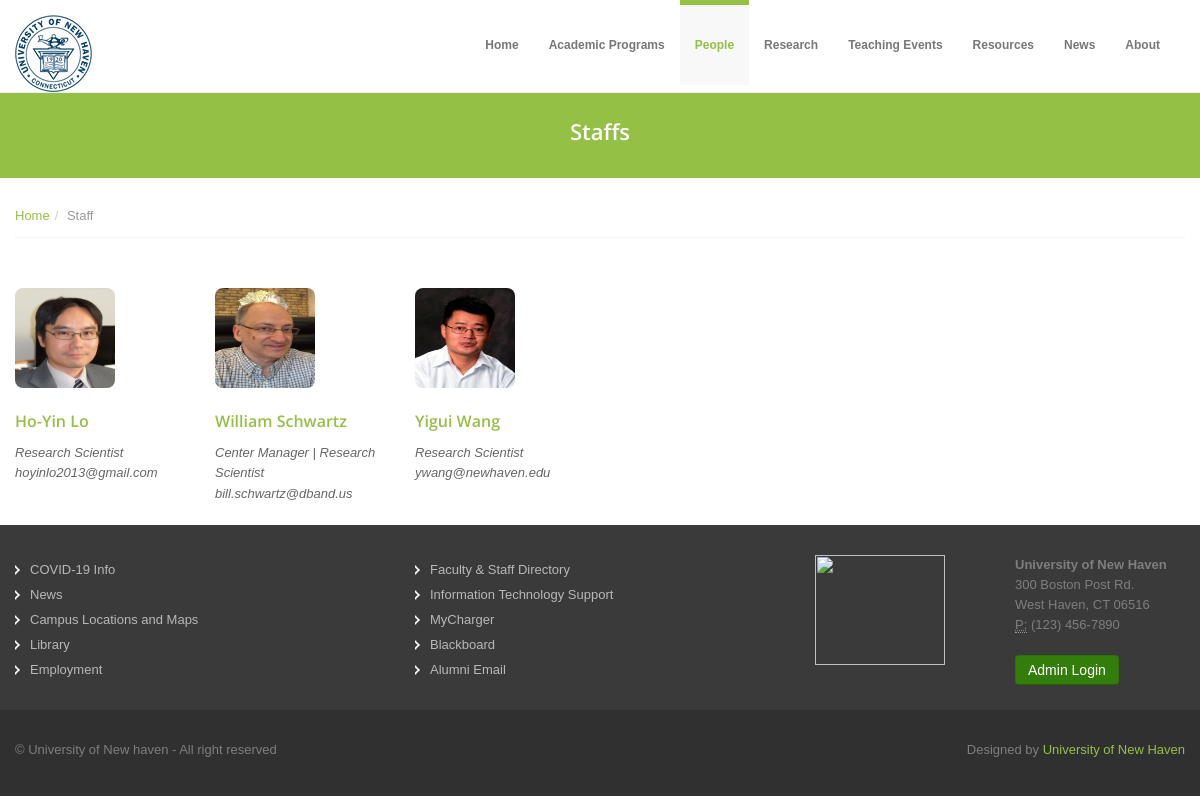
The app's page /people/staff/ with its own data.
### peopleApp/models.py (models this page shows, shortened)
class staff(models.Model):
    name = models.TextField(max_length=100)
    staff_image = models.ImageField(null=True, blank=True, upload_to="Images/")
    email = models.EmailField(max_length=50)
    designation = models.TextField(max_length=100)

### HomeApp/views.py (the view)
def staffs(request):
    data = staff.objects.order_by('name')
    return render(request,'HomeApp/staff.html',context={'staff':data})

### templates/HomeApp/staff.html
{% extends "layouts/guest.html" %}
{% load static %}
{% block content %}
  <section id="subintro">
    <div class="jumbotron subhead" id="overview">
      <div class="container">
        <div class="row">
          <div class="span12">
            <div class="centered">
              <h3>Staffs</h3>
            </div>
          </div>
        </div>
      </div>
    </div>
  </section>
  <section id="breadcrumb">
    <div class="container">
      <div class="row">
        <div class="span12">
          <ul class="breadcrumb notop">
            <li><a href="{% url 'index'%}">Home</a><span class="divider">/</span></li>
            <li class="active">Staff</li>
          </ul>
        </div>
      </div>
    </div>
  </section>
  <section id="maincontent">
    <div class="container">
      <div class="row">
        {% for value in staff %}
        <div class="span2">
          <div class="post-image">
            <a href="#"><img src="/media/{{ BASIC_DIR }}/{{value.staff_image}}" alt="" style="height:100px; width:100px; border-radius: 8px; "/></a>
          </div><br>
          <div class="post-heading">
            <h5><a href="#">{{ value.name}}</a></h5>
            <i>{{ value.designation}}</i>
            <em>{{ value.email}}</em>
          </div>
        </div>
        {% endfor %}
      </div>
    </div>
  </section>
 {% endblock content %}

### static/css/docs.css (style rules this page uses)
section { padding-top: 30px; }
.jumbotron { position: relative; }

### static/css/style.css (style rules this page uses)
.row { margin-bottom: 20px; }
#maincontent { z-index: 1000; margin-top: 0px; }
section#subintro { width: 100%; color: #fff; height: auto; margin: 0 auto; padding: 0; margin-top: 80px; }
.subhead { text-align: left; margin: 0 0 20px 0; padding: 35px 0 10px 0 }
.subhead h3 { color: #fff; margin: 0; padding: 0; }
#breadcrumb .breadcrumb { margin: -30px 0 0 0; border-bottom: 1px dotted #eeeeee; padding-bottom: 10px; }
.breadcrumb>li { display: inline-block; *display: inline; line-height: 1.6em; *zoom: 1; }
.breadcrumb>li>.divider { padding: 0 5px; color: #ccc; }
.centered { text-align: center; }

### static/color/default.css (style rules this page uses)
a { color: #94c045; }
section#subintro { background: #94c045; }

### static/css/overwrite.css (style rules this page uses)
img { max-width: 100%; width: auto\9; height: auto; vertical-align: middle; border: 0; -ms-interpolation-mode: bicubic; }
body { margin: 0; font-family: Tahoma, Arial, sans-serif; font-size: 13px; line-height: 1.6em; color: #666; background-color: #ffffff; }
a { color: #0088cc; text-decoration: none; }
h1, h2, h3, h4, h5, h6 { color:#333; font-family: 'Open Sans', sans-serif; font-weight:600; line-height:1.5em; margin-top:0; }
h3 { font-size: 22px; }
h5 { font-size: 16px; }
.breadcrumb { padding: 8px 0; background-color: #fff; -webkit-border-radius: 0; -moz-border-radius: 0; border-radius: 0; }
.breadcrumb > li { text-shadow: none; }
.breadcrumb li span { color:#aaa; padding:0 5px; }

### records on screen
staff: staff_image (picture), name "Ho-Yin Lo", designation "Research Scientist", email "hoyinlo2013@gmail.com"
staff: staff_image (picture), name "William Schwartz", designation "Center Manager | Research Scientist", email "bill.schwartz@dband.us"
staff: staff_image (picture), name "Yigui Wang", designation "Research Scientist", email "ywang@newhaven.edu"
